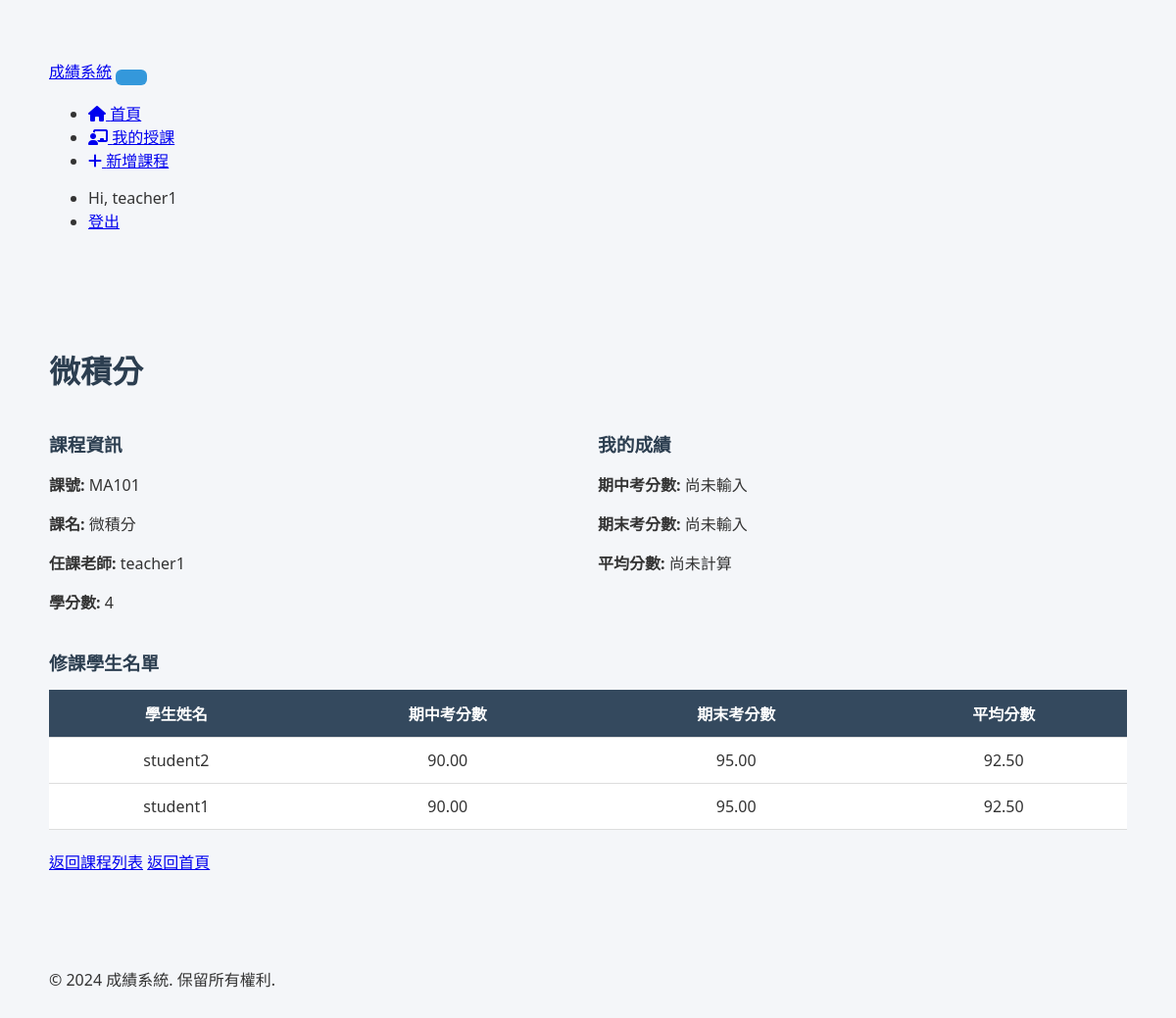
Page /courses/course/MA101/ (signed in) on the earlier database version.
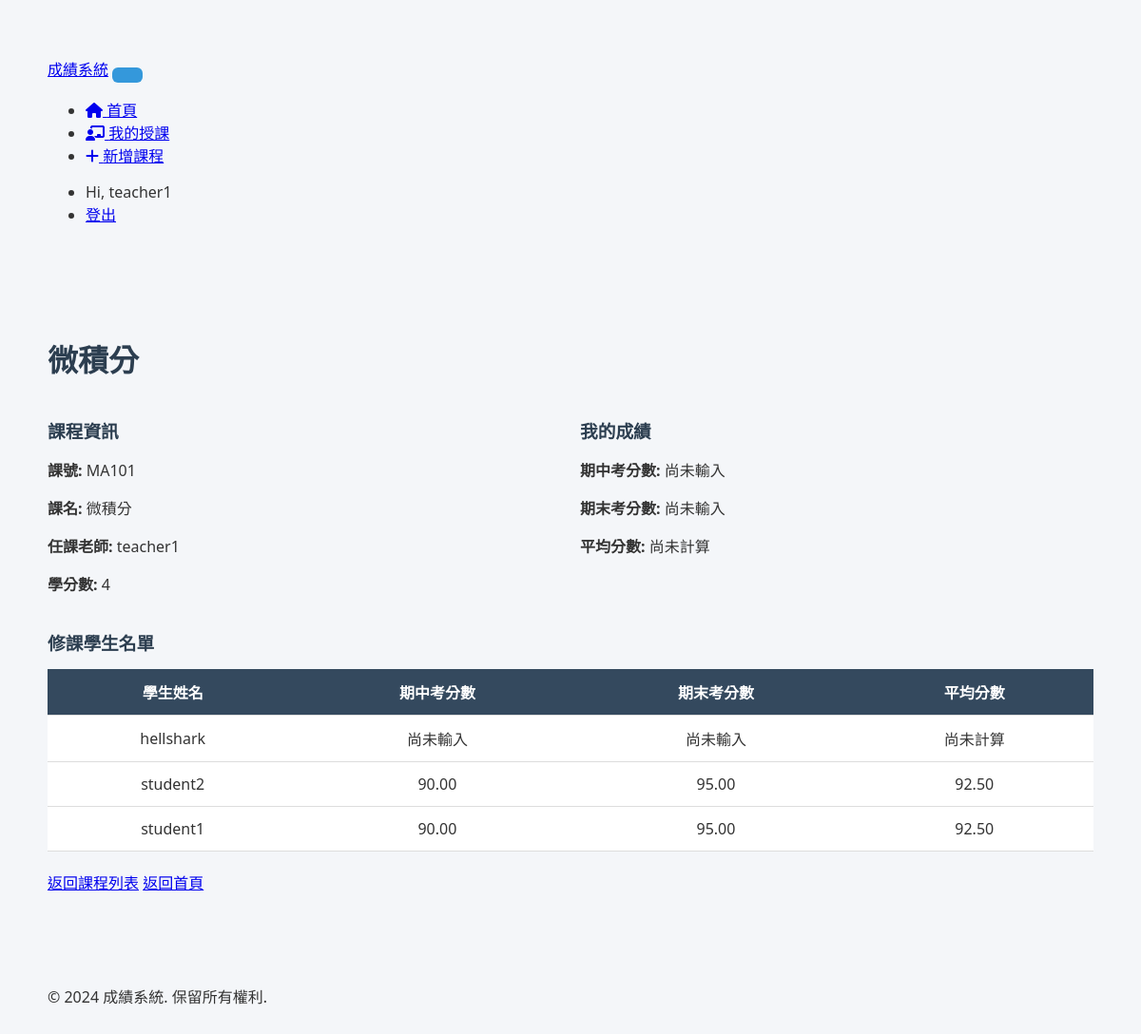
Same page on the later database version.
### grade_system/courses/models.py (models this page shows, shortened)
class StudentCourse(models.Model):
    student = models.ForeignKey(User, on_delete=models.CASCADE,
                               limit_choices_to={'profile__role': 'student'},
                               related_name='enrolled_courses',
                               verbose_name='學生')
    course = models.ForeignKey(Course, on_delete=models.CASCADE,
                              related_name='enrollments',
                              verbose_name='課程')
    midterm_score = models.DecimalField(
        max_digits=5,
        decimal_places=2,
        null=True,
        blank=True,
        verbose_name='期中考分數',
        validators=[MinValueValidator(0), MaxValueValidator(100)]
    )
    final_score = models.DecimalField(
        max_digits=5,
        decimal_places=2,
        null=True,
        blank=True,
        verbose_name='期末考分數',
        validators=[MinValueValidator(0), MaxValueValidator(100)]
    )
    enrolled_at = models.DateTimeField(auto_now_add=True, verbose_name='選課時間')
    class Meta:
        verbose_name = '學生修課'
        verbose_name_plural = '學生修課'
        unique_together = ['student', 'course']
        ordering = ['-enrolled_at']
    def get_total_score(self):
        if self.midterm_score is not None and self.final_score is not None:
            return (self.midterm_score + self.final_score) / 2
        return None

### grade_system/courses/views.py (the view)
# urls.py: path('course/<str:course_id>/', views.course_detail, name='course_detail'),
@login_required
def course_detail(request, course_id):
    course = get_object_or_404(Course, course_id=course_id)
    comments = CourseComment.objects.filter(course=course).select_related('student').order_by('-created_at')
    paginator = Paginator(comments, 10)
    page_number = request.GET.get('page')
    page_obj = paginator.get_page(page_number)
    context = {
        'course': course,
        'page_obj': page_obj,
    }
    if request.user.profile.role == 'student':
        try:
            student_course = StudentCourse.objects.get(course=course, student=request.user)
            context['student_course'] = student_course
        except StudentCourse.DoesNotExist:
            pass
    return render(request, 'courses/course_detail.html', context)

### grade_system/courses/context_processors.py (called while the page is built)
def user_role(request):
    try:
        if request.user.is_authenticated:
            return {'user_role': getattr(request.user.profile, 'role', None)}
    except Exception:
        pass
    return {'user_role': None}

### grade_system/templates/courses/course_detail.html (shortened to what this page needs)
{% extends 'base.html' %}
{% block content %}
<h1>{{ course.course_name }}</h1>
<div style="display: grid; grid-template-columns: 1fr 1fr; gap: 20px; margin: 20px 0;">
    <div>
        <h3>課程資訊</h3>
        <p><strong>課號:</strong> {{ course.course_id }}</p>
        <p><strong>課名:</strong> {{ course.course_name }}</p>
        <p><strong>任課老師:</strong> {{ course.teacher }}</p>
        <p><strong>學分數:</strong> {{ course.credit }}</p>
    </div>
    <div>
        <h3>我的成績</h3>
        <p><strong>期中考分數:</strong> {{ student_course.midterm_score|default:"尚未輸入" }}</p>
        <p><strong>期末考分數:</strong> {{ student_course.final_score|default:"尚未輸入" }}</p>
        <p><strong>平均分數:</strong> {{ student_course.get_total_score|default:"尚未計算" }}</p>
    </div>
</div>
<h3>修課學生名單</h3>
{% with students=course.enrollments.all %}
{% if students %}
<table>
    <thead>
        <tr>
            <th>學生姓名</th>
            <th>期中考分數</th>
            <th>期末考分數</th>
            <th>平均分數</th>
        </tr>
    </thead>
    <tbody>
        {% for enrollment in students %}
        <tr>
            <td>{{ enrollment.student.username }}</td>
            <td>{{ enrollment.midterm_score|default:"尚未輸入" }}</td>
            <td>{{ enrollment.final_score|default:"尚未輸入" }}</td>
            <td>{{ enrollment.get_total_score|default:"尚未計算" }}</td>
        </tr>
        {% endfor %}
    </tbody>
</table>
{% else %}
<p>目前沒有學生修習這門課程。</p>
{% endif %}
{% endwith %}
<div style="margin-top: 20px;">
    <a href="{% url 'course_list' %}" class="btn">返回課程列表</a>
    <a href="{% url 'home' %}" class="btn">返回首頁</a>
</div>
{% endblock %}

Differences in the rows shown:
added StudentCourse: student.username "hellshark", midterm_score "尚未輸入", final_score "尚未輸入", get_total_score "尚未計算"
